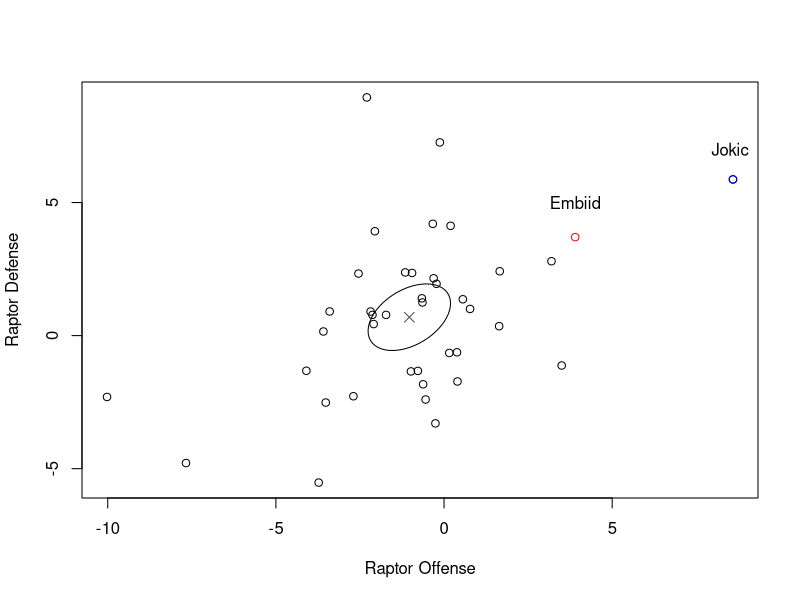

This figure's R source:
## ---- chunk 1
knitr::opts_chunk$set(echo = TRUE)
## ---- chunk 2
library(dplyr)
library(car)
## ---- chunk 3
player_data <- read.csv('final_df.csv') %>%
  na.omit()
## ---- chunk 4
center_data <- player_data %>%
  filter(POS == 'C') %>%
  select(c(raptor_offense, raptor_defense))

center_means <- colMeans(center_data)
center_cov <- cov(center_data)

n = dim(center_data)[1]
p = dim(center_data)[2]
alpha = 0.05



t_crit <- (n-1) * p / (n-p) * qf(p = 1-alpha, df1 = p, df2 = n-p)
plot(center_data[ , 1], center_data[ , 2], xlab = "Raptor Offense", ylab = "Raptor Defense")
points(center_means[1], center_means[2], pch = 4, cex = 1.3, col = "gray30")
points(ellipse(center = center_means, shape = center_cov, radius = sqrt(t_crit/n), draw = FALSE), type = 'l')
points(8.590943, 5.868475, col = 'blue')
text(8.5, 7, 'Jokic')
points(3.9, 3.7, col = 'red')
text(3.9, 5, 'Embiid')
